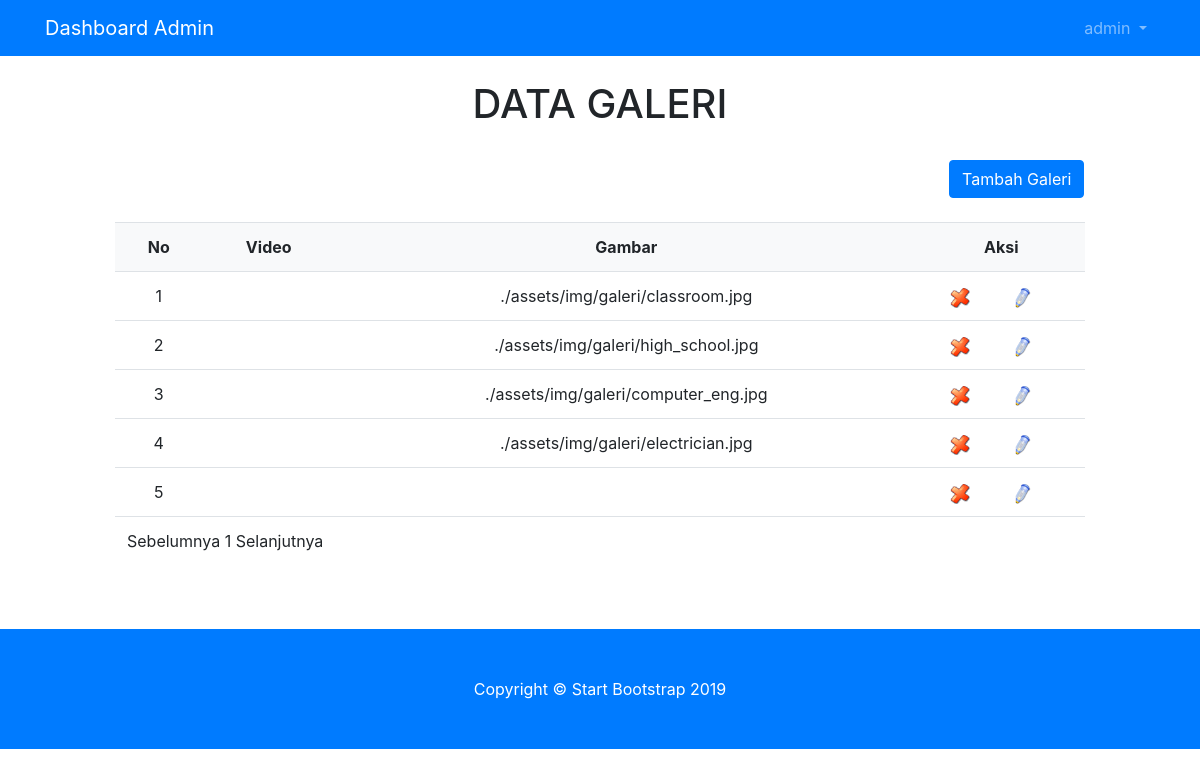
The page /dashboard/galeri/galeri_data.php (signed in) on the database its author committed.
### tables this page shows
CREATE TABLE IF NOT EXISTS `galeri` (
`idGaleri` int(11) NOT NULL,
  `pathVideo` varchar(100) DEFAULT NULL,
  `pathImg` varchar(100) DEFAULT NULL
);

### dashboard/galeri/galeri_data.php (the view, shortened to what this page needs)
<?php
include '../layout/header.php';
if (empty($_SESSION['username']) AND empty($_SESSION['status'])) {
	echo "<center>Untuk mengakses halaman ini, Anda harus login <br>";
	echo "<a href=index.php><b>LOGIN</b></a></center>";
}
else{
	?>
	<br>
	<div class="container-fluid">
		<center><h1>DATA GALERI</h1></center>
		<div class="row">
			<div class="col-md-1"></div>
			<div class="col-md-10">
				<br>
					<form action="galeri_tambah.php">
						<div class="row">
							<div class="col-md-10">
							</div>
							<div class="col-md-2"><center><input type="submit" class="btn btn-primary" value="Tambah Galeri" /></center></div>
						</div>
						<br>
						<table class="table" >
							<tr class="bg-light">
									<td><div align="center"><strong>No</strong></div></td>
									<td><div align="center"><strong>Video</strong></div></td>
									<td><div align="center"><strong>Gambar</strong></div></td>
									<td colspan="2"><div align="center"><strong>Aksi</strong></div></td>
								</tr>
								<?php
								$batas = 20;
								$pg = isset( $_GET['pg'] ) ? $_GET['pg'] : "";
								if ( empty( $pg ) ) {
									$posisi = 0;
									$pg = 1;
								} else {
									$posisi = ( $pg - 1 ) * $batas;
								}
								$no=0+$posisi;
								$tampil="SELECT pathVideo, pathImg FROM galeri limit $posisi, $batas";
								$qryTampil=mysql_query($tampil);
								while ($dataTampil=mysql_fetch_array($qryTampil)) {
									$no++;
									?>
									<tr bgcolor="#FFFFFF">
										<td align="center"><?php echo $no ; ?></td>
										<td align="center"><?php echo $dataTampil['pathVideo']; ?></td>
										<td align="center"><?php echo $dataTampil['pathImg']; ?></td>
										<td>
											<div align="center">
												<a href="galeri_hapus.php?idGaleri=<?php echo $dataTampil['idGaleri'] ; ?>" onclick="javascript: return confirm('Anda yakin hapus ?')"><img src="gambar/hapus.png" width="20"></a>
											</td>
											<td>
												<a href="galeri_edit.php?idGaleri=<?php echo $dataTampil['idGaleri']; ?>"><img src="gambar/edit.png" width="20"></a>
											</div>
										</td>
									</tr>
								<?php } ?>
								<tr bgcolor="#FFFFFF">
									<td colspan="11">
										<?php
										$jml_data = mysql_num_rows(mysql_query("SELECT * FROM galeri"));
			$JmlHalaman = ceil($jml_data/$batas);
			if ( $pg > 1 ) {
				$link = $pg-1;
				$prev = "<a href='?pg=$link'>Sebelumnya </a>";
			} else {
				$prev = "Sebelumnya ";
			}
			$nmr = '';
			for ( $i = 1; $i<= $JmlHalaman; $i++ ){
				if ( $i == $pg ) {
					$nmr .= $i . " ";
				} else {
					$nmr .= "<a href='?pg=$i'>$i</a> ";
				}
			}
			if ( $pg < $JmlHalaman ) {
				$link = $pg + 1;
				$next = " <a href='?pg=$link'>Selanjutnya</a>";
			} else {
				$next = "Selanjutnya";
			}
			echo $prev . $nmr . $next;
			?>
		</td>
	</tr>
<br>
<br>
<div class="col-md-1"></div>
<?php }
include '../layout/footer.php';
?>

### dashboard/galeri/css/heroic-features.css (style rules this page uses)
body { padding-top: 56px; }

### rows shown on the page
galeri: pathImg "./assets/img/galeri/classroom.jpg"
galeri: pathImg "./assets/img/galeri/high_school.jpg"
galeri: pathImg "./assets/img/galeri/computer_eng.jpg"
galeri: pathImg "./assets/img/galeri/electrician.jpg"

### other values the page prints
$_SESSION['username'] "admin"
$prev "Sebelumnya"
$next "Selanjutnya"
